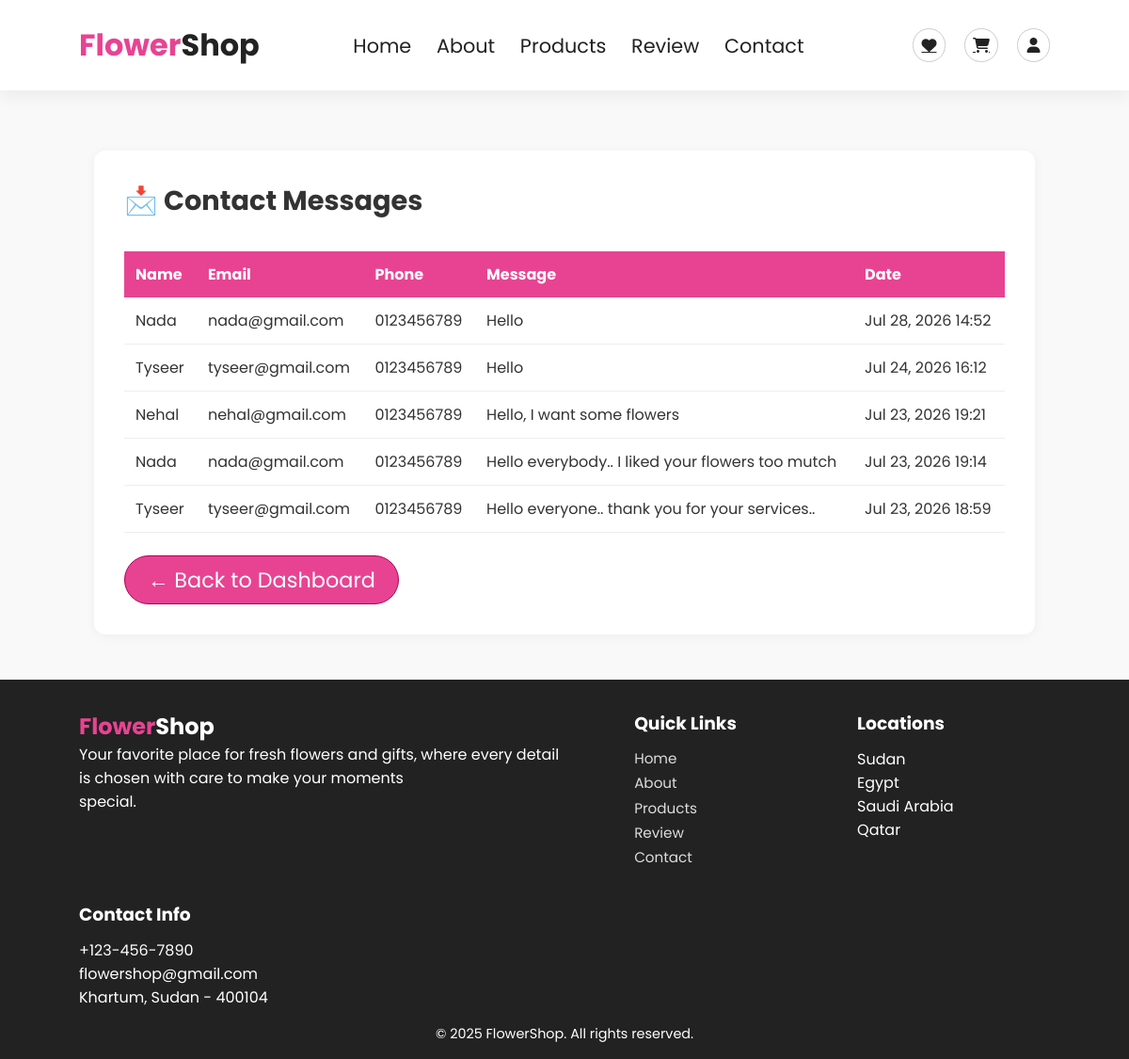
Screenshot of /cart/contact-messages/ (signed in) with the database file from the repository.
### cart/models.py (models this page shows, shortened)
class ContactMessage(models.Model):
    name = models.CharField(max_length=100)
    email = models.EmailField()
    phone = models.CharField(max_length=20)
    message = models.TextField()
    created_at = models.DateTimeField(auto_now_add=True)

### cart/views.py (the view)
# urls.py: path('contact-messages/', views.contact_messages_view, name='contact_messages'),
@staff_member_required(login_url='login')
def contact_messages_view(request):
    msgs = ContactMessage.objects.all().order_by('-created_at')
    return render(request, 'cart/contact_messages.html', {'messages': msgs})

### templates/cart/contact_messages.html
{% extends 'base.html' %}
{% block content %}
<section style="min-height: 70vh; padding-top: 10rem; background: #f9f9f9;">
    <div style="max-width: 1000px; margin: auto; background: #fff; padding: 2rem; border-radius: 12px; box-shadow: 0 2px 12px rgba(0,0,0,0.05);">
        <h2 style="font-size: 1.8rem; margin-bottom: 2rem;">📩 Contact Messages</h2>
        {% if messages %}
            <div style="overflow-x: auto;">
                <table style="width: 100%; border-collapse: collapse;">
                    <thead>
                        <tr style="background: var(--main-color); color: #fff;">
                            <th style="padding: 12px; text-align: left;">Name</th>
                            <th style="padding: 12px; text-align: left;">Email</th>
                            <th style="padding: 12px; text-align: left;">Phone</th>
                            <th style="padding: 12px; text-align: left;">Message</th>
                            <th style="padding: 12px; text-align: left;">Date</th>
                        </tr>
                    </thead>
                    <tbody>
                        {% for msg in messages %}
                        <tr style="border-bottom: 1px solid #eee;">
                            <td style="padding: 12px;">{{ msg.name }}</td>
                            <td style="padding: 12px;">{{ msg.email }}</td>
                            <td style="padding: 12px;">{{ msg.phone }}</td>
                            <td style="padding: 12px;">{{ msg.message }}</td>
                            <td style="padding: 12px; white-space: nowrap;">{{ msg.created_at|date:"M d, Y H:i" }}</td>
                        </tr>
                        {% endfor %}
                    </tbody>
                </table>
            </div>
        {% else %}
            <p style="text-align: center; padding: 2rem; color: #777;">No messages received yet.</p>
        {% endif %}
        <a href="{% url 'dashboard' %}" class="btn" style="margin-top: 1.5rem;">← Back to Dashboard</a>
    </div>
</section>
{% endblock %}

### static/css/style.css (style rules this page uses)
* { margin: 0; padding: 0; box-sizing: border-box; font-family: 'Poppins', sans-serif; }
html { scroll-behavior: smooth; }
body { background: rgb(255, 233, 242); color: #333; }
:root { --main-color: #e84393; --dark-color: #222; --light-bg: #f7f7f7; }
section { padding: 6rem 7% 3rem; }
.btn { display: inline-block; padding:0.5rem 1.5rem; background: var(--main-color); color: #fff; font-size: 1.4rem; border-radius: 2rem; border: 0.1rem solid #af0055; text-decoration: none; margin-top: 2rem; }

### rows the page displays
ContactMessage: name "Nada", email "nada@gmail.com", phone "0123456789", message "Hello", created_at "Jul 28, 2026 14:52"
ContactMessage: name "Tyseer", email "tyseer@gmail.com", phone "0123456789", message "Hello", created_at "Jul 24, 2026 16:12"
ContactMessage: name "Nehal", email "nehal@gmail.com", phone "0123456789", message "Hello, I want some flowers", created_at "Jul 23, 2026 19:21"
ContactMessage: name "Nada", email "nada@gmail.com", phone "0123456789", message "Hello everybody.. I liked your flowers too mutch", created_at "Jul 23, 2026 19:14"
ContactMessage: name "Tyseer", email "tyseer@gmail.com", phone "0123456789", message "Hello everyone.. thank you for your services..", created_at "Jul 23, 2026 18:59"
